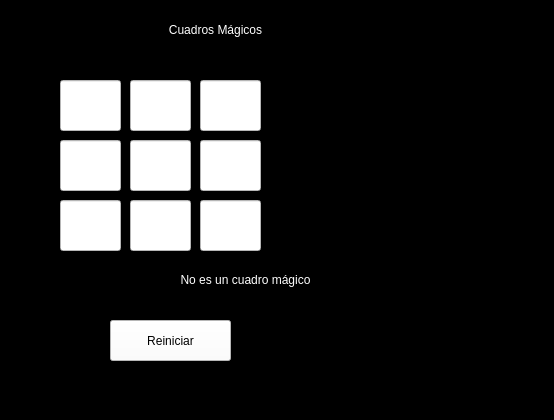
<?xml version="1.0" encoding="UTF-8"?>
<ui version="4.0">
 <class>MainWindow</class>
 <widget class="QMainWindow" name="MainWindow">
  <property name="geometry">
   <rect>
    <x>0</x>
    <y>0</y>
    <width>554</width>
    <height>420</height>
   </rect>
  </property>
  <property name="windowTitle">
   <string>MainWindow</string>
  </property>
  <property name="styleSheet">
   <string notr="true">background-color: rgb(0, 0, 0);</string>
  </property>
  <widget class="QWidget" name="centralwidget">
   <widget class="QLabel" name="label">
    <property name="geometry">
     <rect>
      <x>0</x>
      <y>0</y>
      <width>431</width>
      <height>61</height>
     </rect>
    </property>
    <property name="styleSheet">
     <string notr="true">color: rgb(255, 255, 255);
font: 20pt &quot;MS Serif&quot;;</string>
    </property>
    <property name="text">
     <string>&lt;html&gt;&lt;head/&gt;&lt;body&gt;&lt;p&gt;Cuadros Mágicos&lt;/p&gt;&lt;/body&gt;&lt;/html&gt;</string>
    </property>
    <property name="alignment">
     <set>Qt::AlignCenter</set>
    </property>
   </widget>
   <widget class="QLabel" name="lbConf">
    <property name="geometry">
     <rect>
      <x>0</x>
      <y>260</y>
      <width>491</width>
      <height>41</height>
     </rect>
    </property>
    <property name="styleSheet">
     <string notr="true">font: 20pt &quot;MS Serif&quot;;
color: rgb(255, 255, 255);</string>
    </property>
    <property name="text">
     <string>&lt;html&gt;&lt;head/&gt;&lt;body&gt;&lt;p&gt;No es un cuadro mágico&lt;/p&gt;&lt;/body&gt;&lt;/html&gt;</string>
    </property>
    <property name="alignment">
     <set>Qt::AlignCenter</set>
    </property>
   </widget>
   <widget class="QPushButton" name="btnReset">
    <property name="geometry">
     <rect>
      <x>110</x>
      <y>320</y>
      <width>121</width>
      <height>41</height>
     </rect>
    </property>
    <property name="styleSheet">
     <string notr="true">background-color: rgb(255, 255, 255);
font: 20pt &quot;MS Serif&quot;;</string>
    </property>
    <property name="text">
     <string>Reiniciar</string>
    </property>
   </widget>
   <widget class="QLineEdit" name="c0">
    <property name="geometry">
     <rect>
      <x>60</x>
      <y>80</y>
      <width>61</width>
      <height>51</height>
     </rect>
    </property>
    <property name="styleSheet">
     <string notr="true">font: 20pt &quot;MS Serif&quot;;
background-color: rgb(255, 255, 255);</string>
    </property>
    <property name="text">
     <string/>
    </property>
    <property name="maxLength">
     <number>3</number>
    </property>
    <property name="alignment">
     <set>Qt::AlignCenter</set>
    </property>
   </widget>
   <widget class="QLineEdit" name="c1">
    <property name="geometry">
     <rect>
      <x>130</x>
      <y>80</y>
      <width>61</width>
      <height>51</height>
     </rect>
    </property>
    <property name="styleSheet">
     <string notr="true">font: 20pt &quot;MS Serif&quot;;
background-color: rgb(255, 255, 255);</string>
    </property>
    <property name="text">
     <string/>
    </property>
    <property name="maxLength">
     <number>3</number>
    </property>
    <property name="alignment">
     <set>Qt::AlignCenter</set>
    </property>
   </widget>
   <widget class="QLineEdit" name="c2">
    <property name="geometry">
     <rect>
      <x>200</x>
      <y>80</y>
      <width>61</width>
      <height>51</height>
     </rect>
    </property>
    <property name="styleSheet">
     <string notr="true">font: 20pt &quot;MS Serif&quot;;
background-color: rgb(255, 255, 255);</string>
    </property>
    <property name="text">
     <string/>
    </property>
    <property name="maxLength">
     <number>3</number>
    </property>
    <property name="alignment">
     <set>Qt::AlignCenter</set>
    </property>
   </widget>
   <widget class="QLineEdit" name="c4">
    <property name="geometry">
     <rect>
      <x>130</x>
      <y>140</y>
      <width>61</width>
      <height>51</height>
     </rect>
    </property>
    <property name="styleSheet">
     <string notr="true">font: 20pt &quot;MS Serif&quot;;
background-color: rgb(255, 255, 255);</string>
    </property>
    <property name="text">
     <string/>
    </property>
    <property name="maxLength">
     <number>3</number>
    </property>
    <property name="alignment">
     <set>Qt::AlignCenter</set>
    </property>
   </widget>
   <widget class="QLineEdit" name="c3">
    <property name="geometry">
     <rect>
      <x>60</x>
      <y>140</y>
      <width>61</width>
      <height>51</height>
     </rect>
    </property>
    <property name="styleSheet">
     <string notr="true">font: 20pt &quot;MS Serif&quot;;
background-color: rgb(255, 255, 255);</string>
    </property>
    <property name="text">
     <string/>
    </property>
    <property name="maxLength">
     <number>3</number>
    </property>
    <property name="alignment">
     <set>Qt::AlignCenter</set>
    </property>
   </widget>
   <widget class="QLineEdit" name="c5">
    <property name="geometry">
     <rect>
      <x>200</x>
      <y>140</y>
      <width>61</width>
      <height>51</height>
     </rect>
    </property>
    <property name="styleSheet">
     <string notr="true">font: 20pt &quot;MS Serif&quot;;
background-color: rgb(255, 255, 255);</string>
    </property>
    <property name="text">
     <string/>
    </property>
    <property name="maxLength">
     <number>3</number>
    </property>
    <property name="alignment">
     <set>Qt::AlignCenter</set>
    </property>
   </widget>
   <widget class="QLineEdit" name="c7">
    <property name="geometry">
     <rect>
      <x>130</x>
      <y>200</y>
      <width>61</width>
      <height>51</height>
     </rect>
    </property>
    <property name="styleSheet">
     <string notr="true">font: 20pt &quot;MS Serif&quot;;
background-color: rgb(255, 255, 255);</string>
    </property>
    <property name="text">
     <string/>
    </property>
    <property name="maxLength">
     <number>3</number>
    </property>
    <property name="alignment">
     <set>Qt::AlignCenter</set>
    </property>
   </widget>
   <widget class="QLineEdit" name="c6">
    <property name="geometry">
     <rect>
      <x>60</x>
      <y>200</y>
      <width>61</width>
      <height>51</height>
     </rect>
    </property>
    <property name="styleSheet">
     <string notr="true">font: 20pt &quot;MS Serif&quot;;
background-color: rgb(255, 255, 255);</string>
    </property>
    <property name="text">
     <string/>
    </property>
    <property name="maxLength">
     <number>3</number>
    </property>
    <property name="alignment">
     <set>Qt::AlignCenter</set>
    </property>
   </widget>
   <widget class="QLineEdit" name="c8">
    <property name="geometry">
     <rect>
      <x>200</x>
      <y>200</y>
      <width>61</width>
      <height>51</height>
     </rect>
    </property>
    <property name="styleSheet">
     <string notr="true">font: 20pt &quot;MS Serif&quot;;
background-color: rgb(255, 255, 255);</string>
    </property>
    <property name="text">
     <string/>
    </property>
    <property name="maxLength">
     <number>3</number>
    </property>
    <property name="alignment">
     <set>Qt::AlignCenter</set>
    </property>
   </widget>
  </widget>
  <widget class="QMenuBar" name="menubar">
   <property name="geometry">
    <rect>
     <x>0</x>
     <y>0</y>
     <width>554</width>
     <height>18</height>
    </rect>
   </property>
  </widget>
  <widget class="QStatusBar" name="statusbar"/>
 </widget>
 <resources/>
 <connections/>
</ui>
